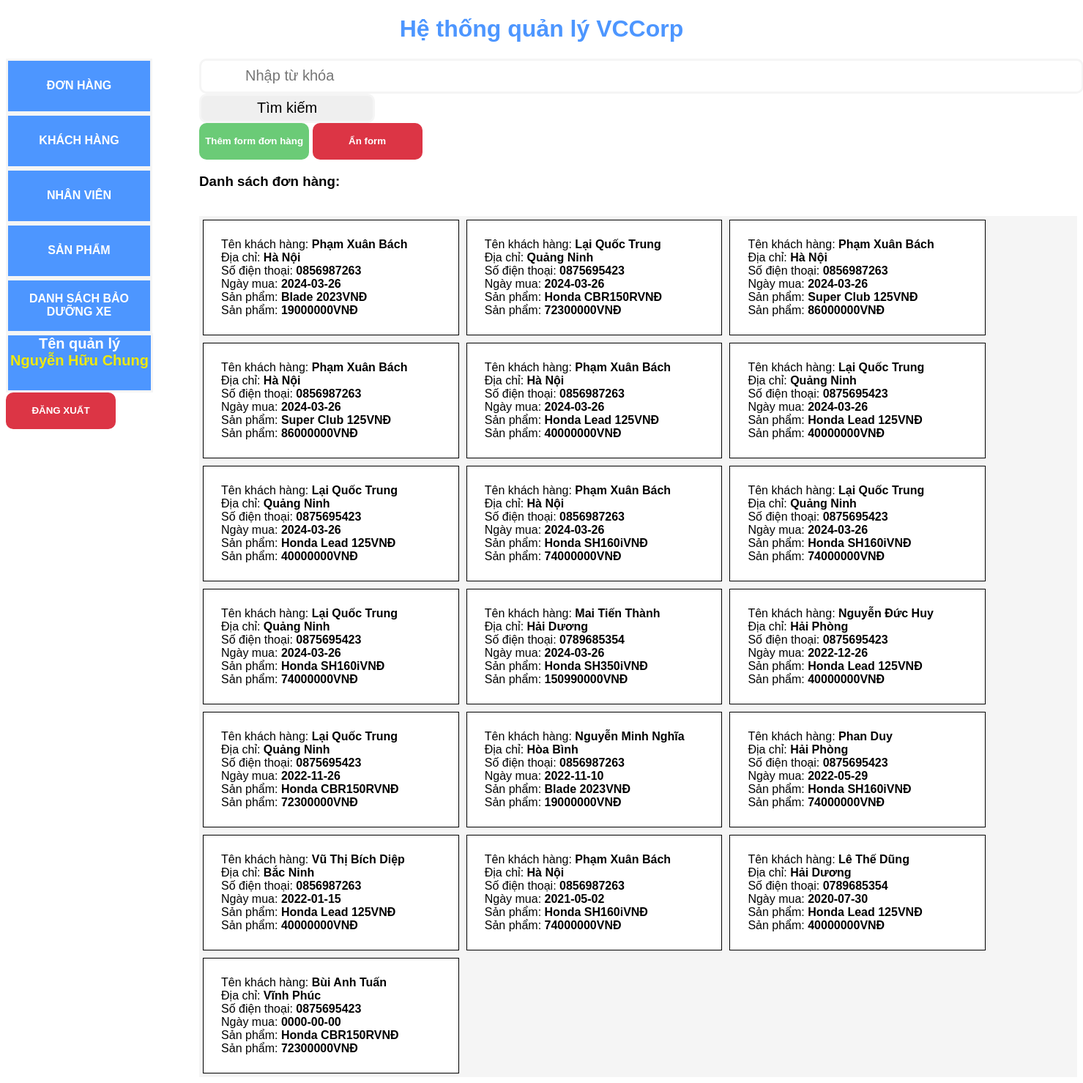
Page /home.php (signed in) on the committed database.
### tables this page shows
CREATE TABLE `account` (
  `ID` varchar(11) NOT NULL,
  `ACCOUNT` text NOT NULL,
  `PASSWORD` text NOT NULL,
  `NAME` text DEFAULT NULL,
  `ADDRESS` text DEFAULT NULL,
  `CONTACT` text DEFAULT NULL,
  `ROLE` bit(1) NOT NULL
);

CREATE TABLE `customer` (
  `ID` int(11) NOT NULL,
  `TENKH` text NOT NULL,
  `DIACHI` text NOT NULL,
  `SODIENTHOAI` text NOT NULL,
  `MASP` varchar(11) NOT NULL,
  `NGAY` date NOT NULL,
  `NGUOIQL` text NOT NULL
);

CREATE TABLE `product` (
  `MASP` varchar(11) NOT NULL,
  `TENSP` text NOT NULL,
  `GIASP` int(11) NOT NULL,
  `THONGTINSP` text DEFAULT NULL,
  `SOLUONG` int(11) NOT NULL
);

### home.php (the view, shortened to what this page needs)
<?php
require_once "database.php";
?>
<!DOCTYPE html>
<html lang="en">
<head>
    <link rel="stylesheet" href="style.css">
</head>
<body class="signin-page">
    <div>
        <h1 class="tittle">Hệ thống quản lý VCCorp</h1>
    </div>
    <div class="content">
        <div class="list">
            <button class=" tabLink active" id="buttonOrder" onclick="openTab(event, 'order', true)">
                ĐƠN HÀNG
            </button>
            <button class="tabLink" id="buttonCustomer" onclick="openTab(event, 'customer', true)">
                KHÁCH HÀNG
            </button>
            <button class="tabLink" id="buttonStaff" onclick="openTab(event, 'staff', true)">NHÂN VIÊN</button>
            <button class="tabLink" id="buttonProduct" onclick="openTab(event, 'product', true)">SẢN PHẨM</button>
            <button class="tabLink" id="buttonMaintenanceList" onclick="openTab(event, 'maintenanceList', true)">
                DANH SÁCH BẢO DƯỠNG XE
            </button>
            <div>
                <?php
                $sql_name="SELECT * FROM ACCOUNT WHERE ACCOUNT='".$_SESSION["email"]."'";
                $result_name=$mysqli->query($sql_name);
                if (mysqli_num_rows($result_name) > 0) {
                    while ($row = mysqli_fetch_assoc($result_name)) {
                        echo"<div class='name'><label style='color:white'>Tên quản lý</label><br>".$row["NAME"]."</div>";
                    }
                }
                ?>
                <a href="signout.php"><button class="signout">ĐĂNG XUẤT</button></a>
            </div>
        </div>
        <div class="allContent">
            <div class="tabContent" id="order" style="display:block;">
                <div>
                    <form method="POST">
                        <input type="text" class="search" name="search" placeholder="Nhập từ khóa">
                        <button type="submit" class="submitSearchOrder" name="submitSearchOrder">Tìm kiếm</button>
                    </form>
                </div>
                <div class="showHidden">
                    <form method="POST">
                        <button type="submit" name="showFormOrder">Thêm form đơn hàng</button>
                        <button type="submit" name="hiddenFormOrder">Ẩn form</button>
                    </form>
                </div>
                <div id="hiddenOrder">
                    <div class="displayCustomerOrder">
                        <?php
                            if ($_SESSION["role"]>0){
                                $sql_allCustomerOrder = "SELECT * FROM CUSTOMER NATURAL JOIN PRODUCT ORDER BY NGAY DESC";
                            }
                            else {
                                $sql_allCustomerOrder = "SELECT * FROM CUSTOMER NATURAL JOIN PRODUCT WHERE NGUOIQL='" . $_SESSION["email"] . "' ORDER BY NGAY DESC";
                            }
                            $result_allCustomerOrder = $mysqli->query($sql_allCustomerOrder);
                            if (mysqli_num_rows($result_allCustomerOrder) > 0) {
                                echo "<h3>Danh sách đơn hàng: </h3><br>
                                <div class='allCustomerOrder' style='background-color:whitesmoke;'>";
                                while ($row = mysqli_fetch_assoc($result_allCustomerOrder)) {
                                    echo "<div class='oneCustomerOrder'>
                                            <label>Tên khách hàng: </label>" . $row['TENKH'] . "<br>
                                            <label>Địa chỉ: </label>" . $row['DIACHI'] . "<br>
                                            <label>Số điện thoại: </label>" . $row['SODIENTHOAI'] . "<br>
                                            <label>Ngày mua: </label>" . $row['NGAY'] . "<br>
                                            <label>Sản phẩm: </label>" . $row['TENSP'] . "VNĐ <br>
                                            <label>Sản phẩm: </label>" . $row['GIASP'] . "VNĐ <br>";
                                    echo "</div>";
                                }
                                echo"</div>";
                            }
                        ?>
                    </div>
                </div>
            </div>
        </div>
</body>
</html>

### style.css (style rules this page uses)
* { font-family: sans-serif; }
.signin-page { background-color: white; }
.tittle,.signin-tittle { text-align: center; color: #4D96FF; }
.tabLink { border: 3px solid whitesmoke; color: white; background-color: #4D96FF; font-size: 16px; width: 200px; height: 75px; font-weight: 700; transition: 0.5s; }
.list { display: flex; flex-direction: column; }
.tabContent { display: none; margin-left: 5%; color: black; }
.search { width: 1140px; height: 40px; border: 3px solid whitesmoke; border-radius: 10px; font-size: 20px; padding-left: 5%; }
.submitSearchOrder { width: 240px; height: 40px; border: 3px solid whitesmoke; border-radius: 10px; font-size: 20px; font-weight: 100; }
.content { display: flex; }
.allCustomerOrder { display: flex; flex-wrap: wrap; }
.oneCustomerOrder { border:1px solid black; margin: 5px 5px 5px 5px; background-color: white; color: black; padding: 2%; font-weight: 700; width:25% }
.oneCustomerOrder label { font-weight: 100; }
.showHidden button { width: 150px; height: 50px; border-radius: 10px; border: 1px hidden #4cae4c; background-color: #6BCB77; color:white; font-weight: 700; }
.showHidden button:nth-child(even) { background-color: #dc3545; }
.name { border: 3px solid whitesmoke; color: #efe808; background-color: #4D96FF; font-size: 20px; width: 195px; height: 75px; font-weight: 700; transition: 0.5s; text-align: center; }
.signout { width: 150px; height: 50px; border-radius: 10px; border: 1px hidden #4cae4c; background-color: #dc3545; color:white; font-weight: 700; }

### rows in the picture
account: NAME "Nguyễn Hữu Chung"
customer: TENKH "Phạm Xuân Bách", DIACHI "Hà Nội", SODIENTHOAI "0856987263", NGAY "2024-03-26", MASP.TENSP "Blade 2023", MASP.GIASP "19000000"
customer: TENKH "Lại Quốc Trung", DIACHI "Quảng Ninh", SODIENTHOAI "0875695423", NGAY "2024-03-26", MASP.TENSP "Honda CBR150R", MASP.GIASP "72300000"
customer: TENKH "Phạm Xuân Bách", DIACHI "Hà Nội", SODIENTHOAI "0856987263", NGAY "2024-03-26", MASP.TENSP "Super Club 125", MASP.GIASP "86000000"
customer: TENKH "Phạm Xuân Bách", DIACHI "Hà Nội", SODIENTHOAI "0856987263", NGAY "2024-03-26", MASP.TENSP "Super Club 125", MASP.GIASP "86000000"
customer: TENKH "Phạm Xuân Bách", DIACHI "Hà Nội", SODIENTHOAI "0856987263", NGAY "2024-03-26", MASP.TENSP "Honda Lead 125", MASP.GIASP "40000000"
customer: TENKH "Lại Quốc Trung", DIACHI "Quảng Ninh", SODIENTHOAI "0875695423", NGAY "2024-03-26", MASP.TENSP "Honda Lead 125", MASP.GIASP "40000000"
customer: TENKH "Lại Quốc Trung", DIACHI "Quảng Ninh", SODIENTHOAI "0875695423", NGAY "2024-03-26", MASP.TENSP "Honda Lead 125", MASP.GIASP "40000000"
customer: TENKH "Phạm Xuân Bách", DIACHI "Hà Nội", SODIENTHOAI "0856987263", NGAY "2024-03-26", MASP.TENSP "Honda SH160i", MASP.GIASP "74000000"
customer: TENKH "Lại Quốc Trung", DIACHI "Quảng Ninh", SODIENTHOAI "0875695423", NGAY "2024-03-26", MASP.TENSP "Honda SH160i", MASP.GIASP "74000000"
customer: TENKH "Lại Quốc Trung", DIACHI "Quảng Ninh", SODIENTHOAI "0875695423", NGAY "2024-03-26", MASP.TENSP "Honda SH160i", MASP.GIASP "74000000"
customer: TENKH "Mai Tiến Thành", DIACHI "Hải Dương", SODIENTHOAI "0789685354", NGAY "2024-03-26", MASP.TENSP "Honda SH350i", MASP.GIASP "150990000"
customer: TENKH "Nguyễn Đức Huy", DIACHI "Hải Phòng", SODIENTHOAI "0875695423", NGAY "2022-12-26", MASP.TENSP "Honda Lead 125", MASP.GIASP "40000000"
customer: TENKH "Lại Quốc Trung", DIACHI "Quảng Ninh", SODIENTHOAI "0875695423", NGAY "2022-11-26", MASP.TENSP "Honda CBR150R", MASP.GIASP "72300000"
customer: TENKH "Nguyễn Minh Nghĩa", DIACHI "Hòa Bình", SODIENTHOAI "0856987263", NGAY "2022-11-10", MASP.TENSP "Blade 2023", MASP.GIASP "19000000"
customer: TENKH "Phan Duy", DIACHI "Hải Phòng", SODIENTHOAI "0875695423", NGAY "2022-05-29", MASP.TENSP "Honda SH160i", MASP.GIASP "74000000"
customer: TENKH "Vũ Thị Bích Diệp", DIACHI "Bắc Ninh", SODIENTHOAI "0856987263", NGAY "2022-01-15", MASP.TENSP "Honda Lead 125", MASP.GIASP "40000000"
customer: TENKH "Phạm Xuân Bách", DIACHI "Hà Nội", SODIENTHOAI "0856987263", NGAY "2021-05-02", MASP.TENSP "Honda SH160i", MASP.GIASP "74000000"
customer: TENKH "Lê Thế Dũng", DIACHI "Hải Dương", SODIENTHOAI "0789685354", NGAY "2020-07-30", MASP.TENSP "Honda Lead 125", MASP.GIASP "40000000"
customer: TENKH "Bùi Anh Tuấn", DIACHI "Vĩnh Phúc", SODIENTHOAI "0875695423", NGAY "0000-00-00", MASP.TENSP "Honda CBR150R", MASP.GIASP "72300000"
